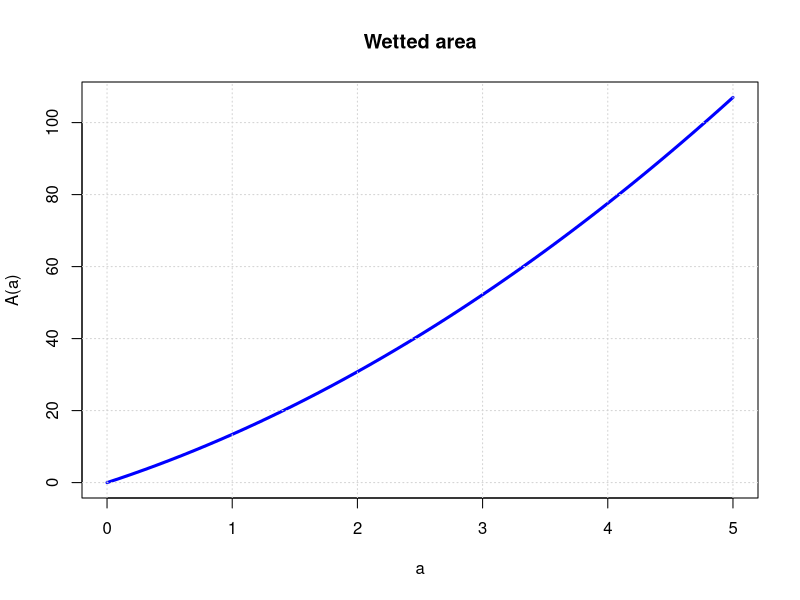
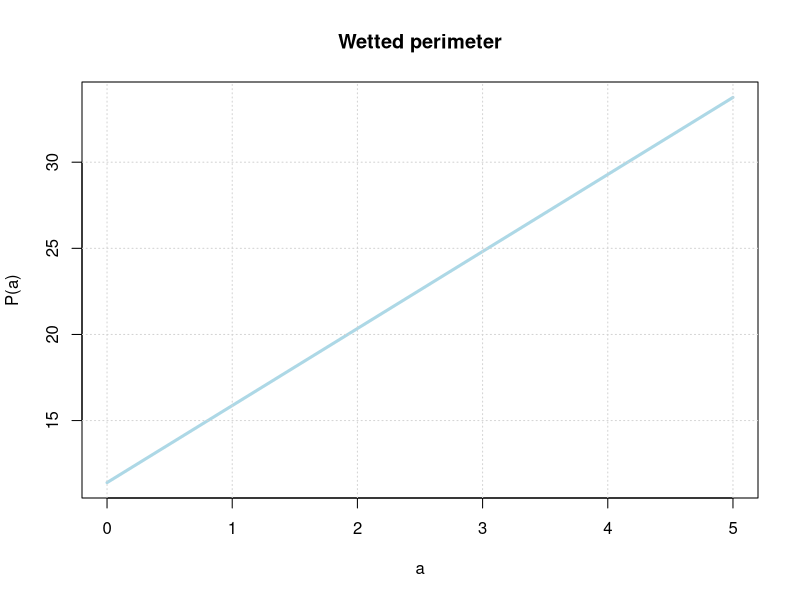
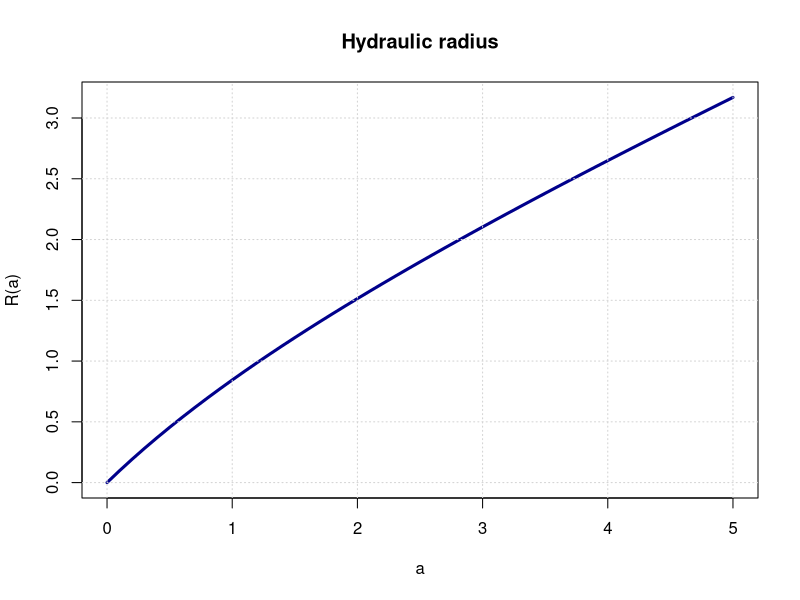
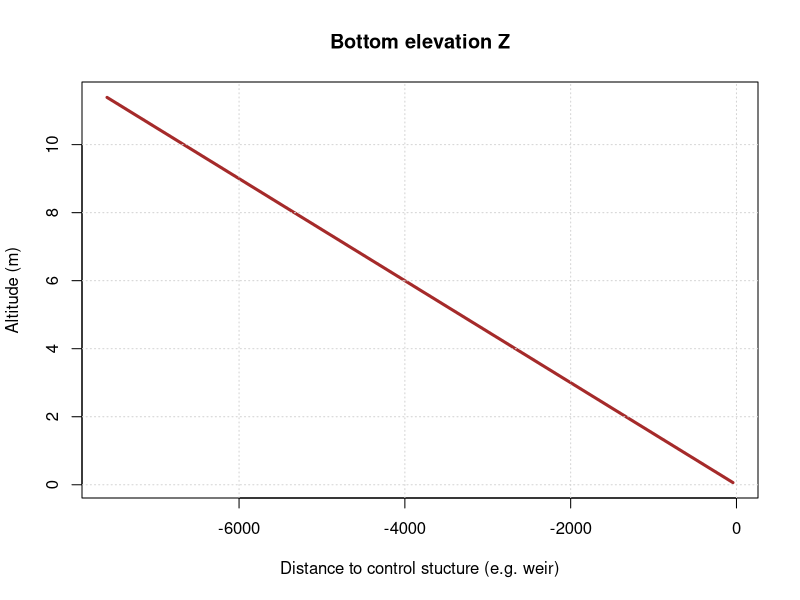
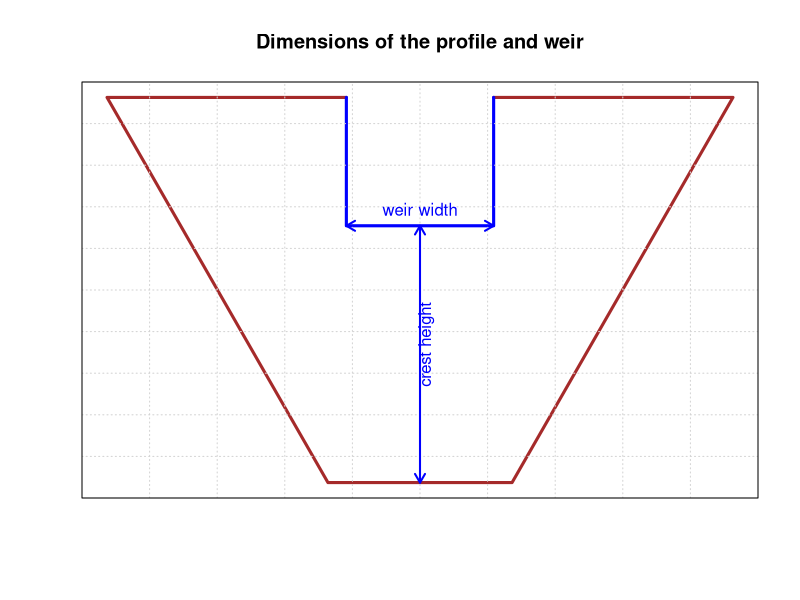
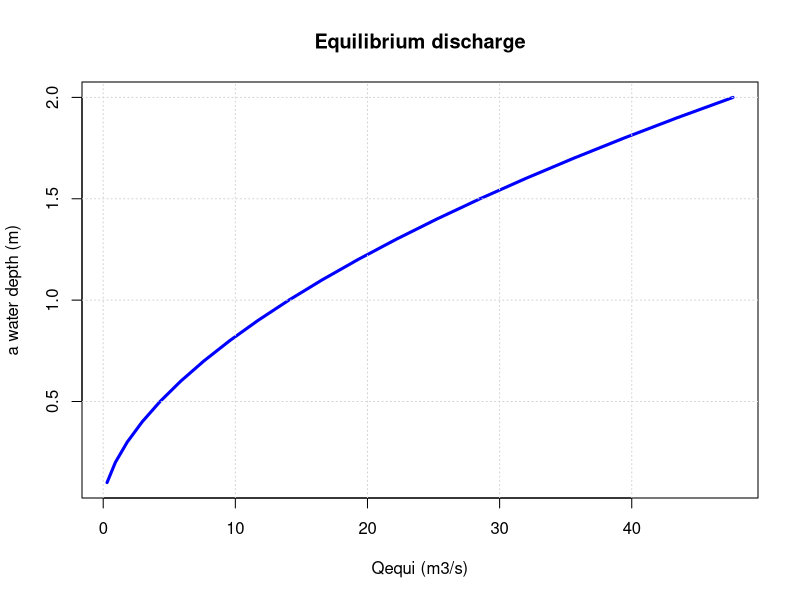
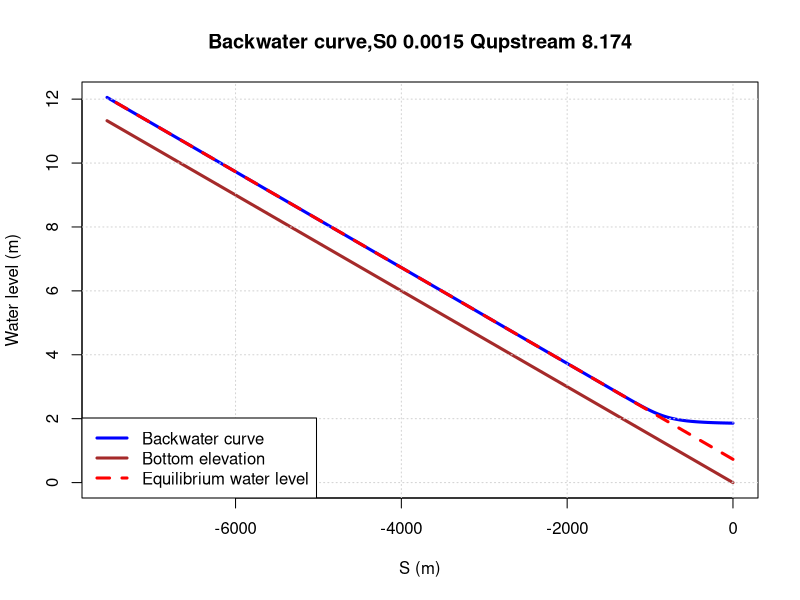
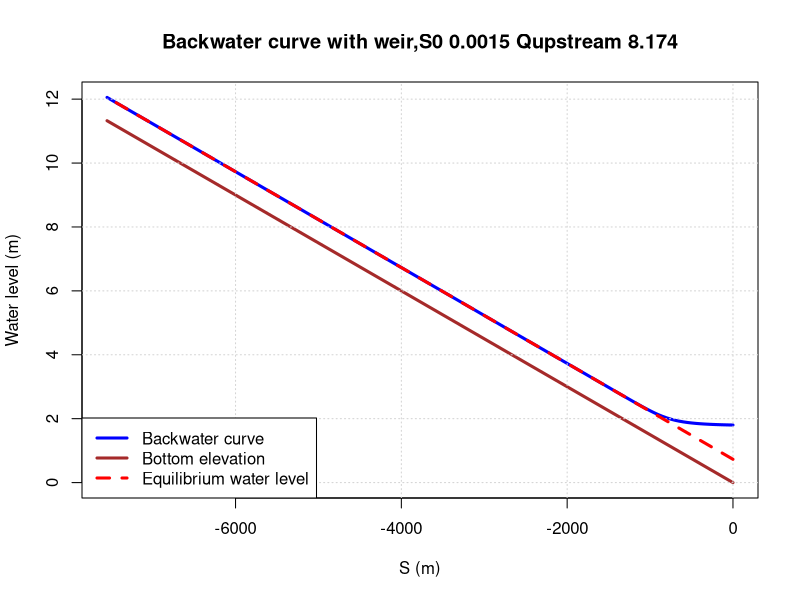

Source code (R) for these figures, in order:
## ---- chunk 1

rm(list = ls())


ow.B = 11.4 #just a guess
ow.m = 2 #just a guess

##Upstream Discharge 
Qup = 706233/86400 #1.25 #m3/s
#Qup = 1.25 + 1.60125 #m3/s with side inflow based on the catchment area of the Regge and a normative discharge of 7 mm/d
ow.A = function(a)
{
  return(ow.B*a+ow.m*a^2)
}

ow.P = function(a)
{
  return(ow.B +  2 * a * sqrt(1 + ow.m^2))
}

ow.R = function(a)
{
  return(ow.A(a)/ow.P(a))
}

wt.b = function(a)  ## replaced ow.B with wt.b to avoid confusion
{
  return(ow.B + 2*ow.m*a)
}



## ---- chunk 2
a = seq(0,5, by =0.1)

plot(a,ow.A(a),type = "l", lwd = 3, col = "blue",
     main = "Wetted area", xlab = "a", ylab = "A(a)")
grid()

plot(a,ow.P(a),type = "l", lwd = 3, col = "lightblue",
     main = "Wetted perimeter", xlab = "a", ylab = "P(a)")
grid()

plot(a,ow.A(a)/ow.P(a),type = "l", lwd = 3, col = "darkblue",
     main = "Hydraulic radius", xlab = "a", ylab = "R(a)")
grid()




## ---- chunk 3
##total length of the river
ow.L = 7592.4
#bed slope, in the Netherlands rather low number 10 - 15 cm /km but in more hilly regions higher 1 - 3 m/km
S0 = 0.0015 # 1.5 m per km
## bottom slope as a function of the datum and river length
Zb.fun = approxfun(c(0,-ow.L),c(0,ow.L*S0))

#a plot to illustrate the function
s = seq(-ow.L,0,by = 50)
plot(s,Zb.fun(s), type = "l", lwd = 3, col = "brown", 
     main = "Bottom elevation Z", xlab = 'Distance to control stucture (e.g. weir)',
     ylab = 'Altitude (m)')
grid()
## ---- chunk 4
weir.b = 6.0  #m width of the weir 
weir.d = 1 #m crest above river bottom
# draw weir in cross section
coords_profile = matrix(c(6.5,0,6,11,17,10.5, 3,3,0,0,3,3),nrow = 6,byrow = FALSE)
coords_weir = matrix(c(6.5,6.5,10.5,10.5, 3,2,2,3), nrow = 4, byrow = FALSE)
plot(coords_profile,type = "l",lwd = 3, col = "brown",xlab = "",ylab = "", axes = FALSE,
     main = "Dimensions of the profile and weir")
lines(coords_weir,type = "l", lwd = 3, col = "blue")
grid(nx = 10, ny = 10)
arrows(8.5,0,8.5,2.0,length = 0.1, angle = 30,code = 3,col="blue",lwd =2)
text(8.8,1,"crest height",pos=3,srt=90,col="blue")
arrows(6.5,2.0,10.5,2.0,length = 0.1, angle = 30, code = 3, col = "blue",lwd =2)
text(8.5,2.0,"weir width",pos=3,col="blue")
box()
## ---- chunk 5
n = 0.033
# setup a range of water levels to calculate the Qequi for
a.range = seq(0.1,2,by = 0.1)
#Equilibrium discharge function
Qequi.fun = function(a)
{
  return(1/n * sqrt(S0)* ow.A(a) * ow.R(a)^(2/3))
}
#now calculate the Qequi for the a.range
Qequi.range = Qequi.fun(a.range)
#make a plot of the Qequi(a)
plot(Qequi.range,a.range,type = "l",lwd = 3, col = "blue",
     xlab = "Qequi (m3/s)",ylab = "a water depth (m)",
     main = "Equilibrium discharge")
grid()
## ---- chunk 6
##finding the equilibrium water depth for a given discharge
a.equilibrium = uniroot(function(a) Qequi.fun(a)-Qup,c(0.1,2))$root
print(paste("the equilibrium water level is : ",round(a.equilibrium,3), "for a discharge of ",round(Qup,3)))
## ---- chunk 7
#nodal distance
ds = -50
#nodes along trajectory of the river
s = seq(0,-ow.L, by = ds)
#create an array for the water depths
a.bw = s
# first downstream prescribed water level
a.bw[1] = 1.86
# loop for calculating the water levels
for (i in 1:(length(a.bw)-1) )
{
S.f = n^2*abs(Qup)^2/(ow.A(a.bw[i])^2*ow.R(a.bw[i])^(4/3))
Fr = sqrt(Qup^2*wt.b(a.bw[i])/(9.8*ow.A(a.bw[i])^3))
dads = (S0 - S.f)/(1-Fr^2)
##calculation of the water depths in upstream order
a.bw[i+1] = a.bw[i] + dads*ds
}
## the water level is simply the  water depts + the bottom slope
h.bw = a.bw + Zb.fun(s)

plot(s,h.bw, type = "l",ylim = c(0,max(h.bw)),xlab = "S (m)", ylab = "Water level (m)",
     main = paste("Backwater curve,S0",S0, "Qupstream",round(Qup,3)),col = "blue",lwd = 3)
lines(s,Zb.fun(s), col = "brown", lwd = 3)
grid()
##plot the water level at equilibirum
lines(s,a.equilibrium + Zb.fun(s), col = "red", lty = 2, lwd = 3)
legend("bottomleft",legend = c("Backwater curve","Bottom elevation","Equilibrium water level"),
       col = c("blue","brown","red"),lty = c(1,1,2),lwd = c(3,3,3))
## ---- chunk 8
#weir
Cd = 0.62

weir.d = 0.98 #weir/crest height
weir.b = 6.0 #

hweir = function(Q)
{
  return (weir.d + (Q/(2/3*sqrt(2*9.8)*Cd*weir.b))^(2/3))
}

## this function is more a control function to check the weir function
Qweir = function(h)
{
  ifelse(h < weir.d,0,2/3*sqrt(2*9.8)*Cd*weir.b*(h-weir.d)^(3/2))
 
}

## ---- chunk 9

## ---- chunk 10
####same chunck as above but now with a weir level based on Qup
# first downstream prescribed water level
a.bw[1] = hweir(Qup)
# Discharge rate upstream Qup
for (i in 1:(length(a.bw)-1) )
{
S.f = n^2*abs(Qup)^2/(ow.A(a.bw[i])^2*ow.R(a.bw[i])^(4/3))
Fr = sqrt(Qup^2*wt.b(a.bw[i])/(9.8*ow.A(a.bw[i])^3))
dads = (S0 - S.f)/(1-Fr^2)
##calculation of the water depths in upstream order
a.bw[i+1] = a.bw[i] + dads*ds
}
## the water level is simply the  water depts + the bottom slope
h.bw = a.bw + Zb.fun(s)

plot(s,h.bw, type = "l",ylim = c(0,max(h.bw)),xlab = "S (m)", ylab = "Water level (m)",
     main = paste("Backwater curve with weir,S0",S0, "Qupstream",round(Qup,3)),col = "blue",lwd = 3)
lines(s,Zb.fun(s), col = "brown", lwd = 3)
grid()
##plot the water level at equilibirum
lines(s,a.equilibrium + Zb.fun(s), col = "red", lty = 2, lwd = 3)
legend("bottomleft",legend = c("Backwater curve","Bottom elevation","Equilibrium water level"),
       col = c("blue","brown","red"),lty = c(1,1,2),lwd = c(3,3,3))
## ---- chunk 11
####same chunck as above but now with Fr=0 approach
## ---- chunk 12
####same chunck as above but now with a weir level based on Qup
####and neglecting Fr in case of a.bwf0
# first downstream prescribed water level
a.bw[1] = hweir(Qup)
a.bwf0 = a.bw
# Discharge rate upstream Qup
for (i in 1:(length(a.bw)-1) )
{
S.f = n^2*abs(Qup)^2/(ow.A(a.bw[i])^2*ow.R(a.bw[i])^(4/3))
Fr = sqrt(Qup^2*wt.b(a.bw[i])/(9.8*ow.A(a.bw[i])^3))
dads = (S0 - S.f)/(1-Fr^2)
dadsf0 = S0 - S.f
##calculation of the water depths in upstream order
a.bw[i+1] = a.bw[i] + dads*ds
a.bwf0[i+1] = a.bwf0[i] + dadsf0*ds
}
## the water level is simply the  water depth + the bottom slope
h.bw = a.bw + Zb.fun(s)
h.bwf0 = a.bwf0 + Zb.fun(s)

plot(s,h.bw, type = "l",ylim = c(0,max(h.bw)),xlab = "S (m)", ylab = "Water level (m)",
     main = paste("Backwater curve with weir,S0",S0, "Qupstream",round(Qup,3)),col = "blue",lwd = 3)
lines(s,Zb.fun(s), col = "brown", lwd = 3)
grid()
##plot the water level at equilibirum
lines(s,a.equilibrium + Zb.fun(s), col = "red", lty = 2, lwd = 3)
lines(s,h.bwf0, col = "green", lty = 2, lwd = 3)
legend("bottomleft",legend = c("Backwater curve","Bottom elevation","Equilibrium water level","Froude is 0"),
       col = c("blue","brown","red","green"),lty = c(1,1,2),lwd = c(3,3,3))

##differences between fr0 and fr
plot(s,h.bw-h.bwf0, type = "l",xlab = "S (m)", ylab = "Difference in water level (m)",
     main = paste("Difference bw and bwfr=0,S0",S0, "Qupstream",round(Qup,3)),col = "blue",lwd = 3)
grid()


## ---- chunk 13
#The catchment area is:
A_catchm = 5.8/29*9882 *10000
# The discharge from side inflow:
Q_Si = A_catchm * 0.007/86400  # m3/s.
# The side inflow:
I = Q_Si/ow.L #m2/s

## ---- chunk 14
####same chunck as above but now with a weir level based on Qup
# new set of water depth for backwater curves including side inflow
a.si = rep(0,times = length(a.bw))
# first downstream prescribed water level
a.si[1] = hweir(Qup + Q_Si)
a.sif0 = a.si
# a Q array along the trajectory of the river
Qs = seq(Qup+Q_Si,Qup,by=I*ds)
#loop for calculating the water levels
for (i in 1:(length(a.si)-1) )
{
  A = ow.A(a.si[i])
  Q = Qs[i]
  u = Q/A
  S.i = 2*u*I/(9.8*A)
  S.f = n^2*abs(Q)^2/(A^2*ow.R(a.si[i])^(4/3))
  Fr = sqrt(Q^2*wt.b(a.si[i])/(9.8*A^3))
  dads = (S0 - S.f - S.i)/(1-Fr^2)
  dadsf0 = S0 - S.f - S.i
  ##calculation of the water depths in upstream order
  a.si[i+1] = a.si[i] + dads*ds
  a.sif0[i+1] = a.sif0[i] + dadsf0*ds
}
## the water level is simply the  water depth + the bottom slope
h.si = a.si + Zb.fun(s)
h.sif0 = a.sif0 + Zb.fun(s)

plot(s,h.si, type = "l",ylim = c(0,max(h.si)),xlab = "S (m)", ylab = "Water level (m)",
     main = paste("Bw curve,Si and weir,S0",S0, "Qupstream",round(Qup+Q_Si,3)),col = "blue",lwd = 3)
lines(s,Zb.fun(s), col = "brown", lwd = 3)
grid()
##plot the water level at equilibrium for the total discharge: Qup + Q_Si
Qall =  Qup + Q_Si
a.max = 1.1* hweir(Qall)
asi.equilibrium = uniroot(function(a) Qequi.fun(a)-Qall,c(0.1,a.max))$root
lines(s,asi.equilibrium + Zb.fun(s), col = "red", lty = 2, lwd = 3)
lines(s,h.sif0, col = "green", lty = 2, lwd = 3)
legend("bottomleft",legend = c("Backwater curve","Bottom elevation","Equilibrium water level","Froude is 0"),
       col = c("blue","brown","red","green"),lty = c(1,1,2),lwd = c(3,3,3))

##differences between fr0 and fr
plot(s,h.si-h.sif0, type = "l",xlab = "S (m)", ylab = "Difference in water level (m)",
     main = paste("Difference bwsi and bwsifr=0,S0",S0, "Qupstream",round(Qup+Q_Si,3)),col = "blue",lwd = 3)
grid()
